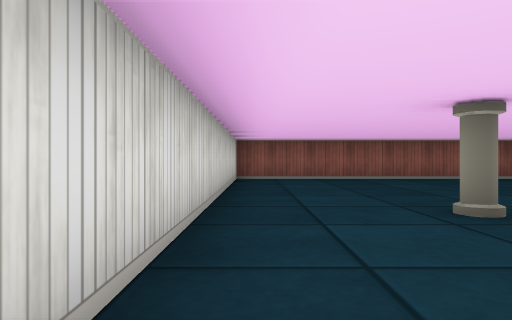
View 1 (above)

24 first-person views from a walk through a cub3D ray-caster map. The camera is about half as high as the walls, looks level and sees 75° across. The floor is counted in squares. Each view is taken from the middle of a square. On the plan, view 1 faces up. The plan holds only what a view shows up to about 9 squares ahead; the rest is blank.

View 2
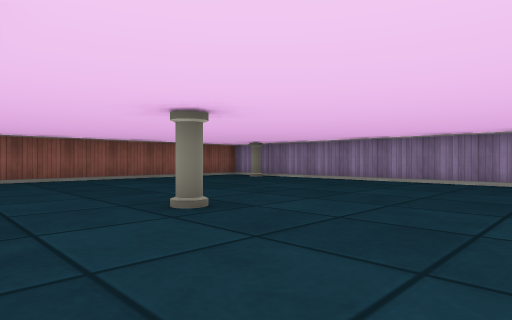

View 3
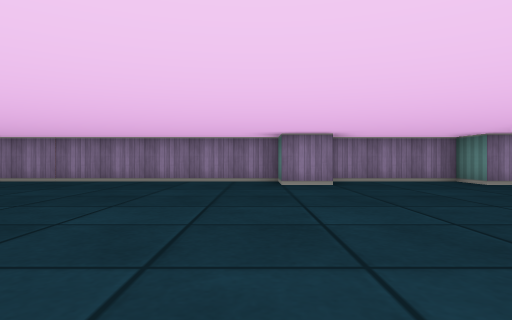

View 4
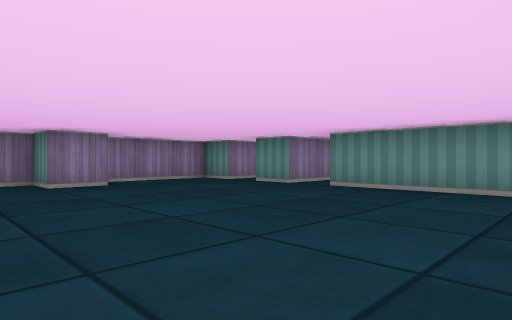

View 5
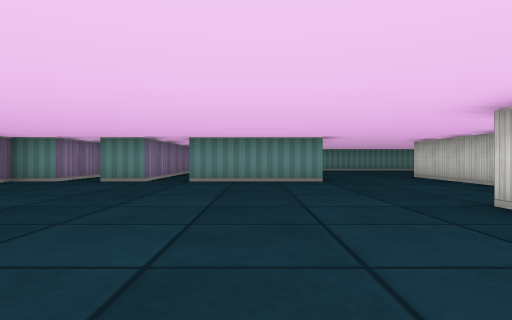

View 6
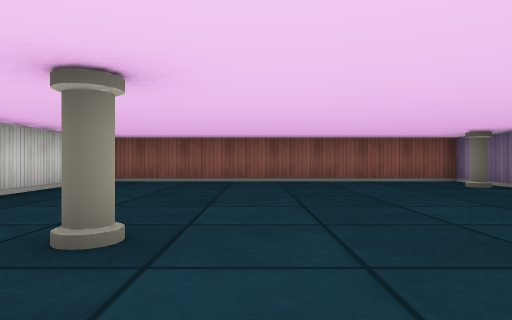

View 7
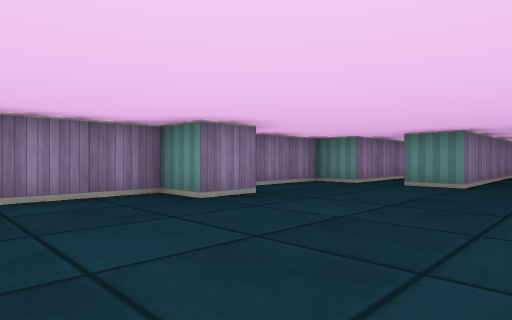

View 8
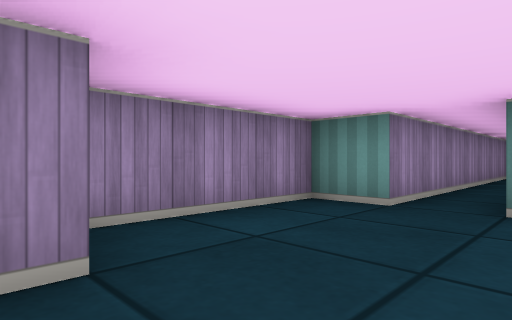

View 9
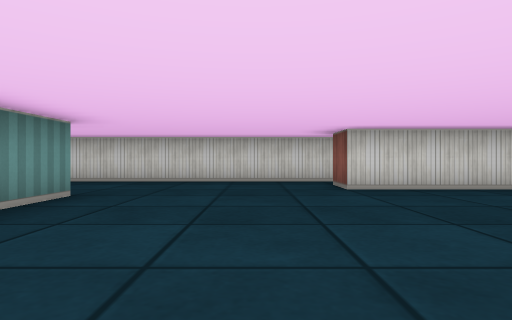

View 10
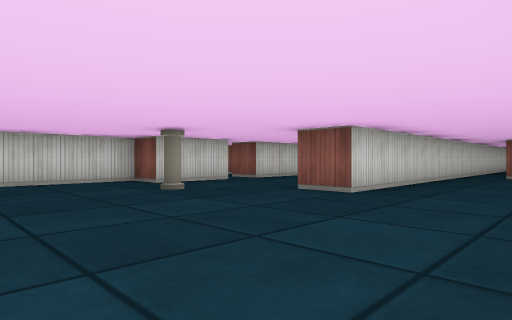

View 11
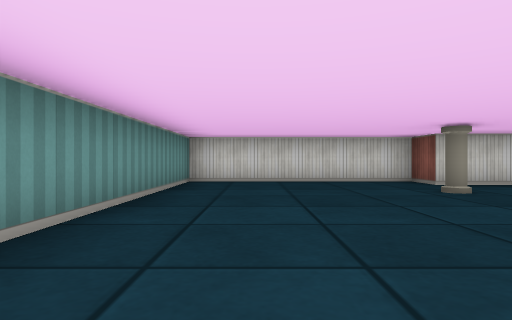

View 12
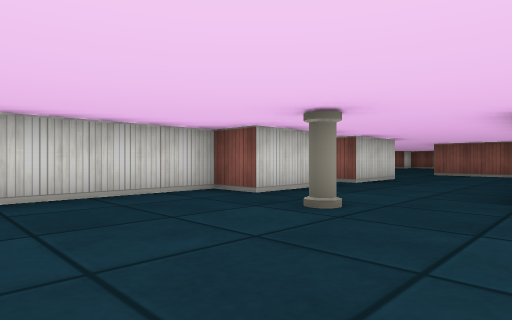

View 13
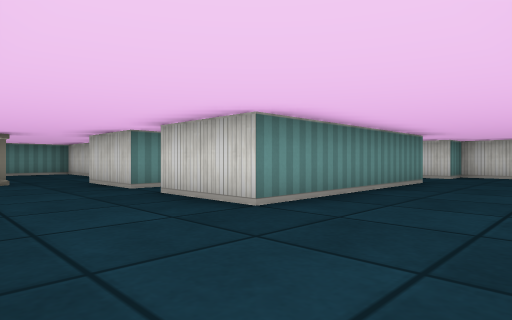

View 14
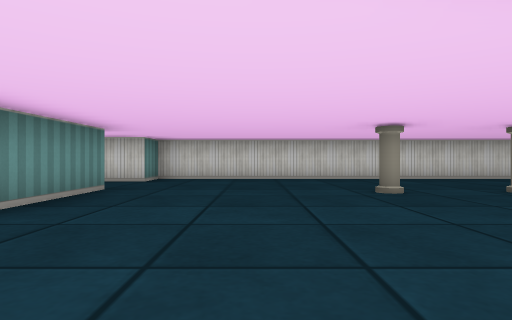

View 15
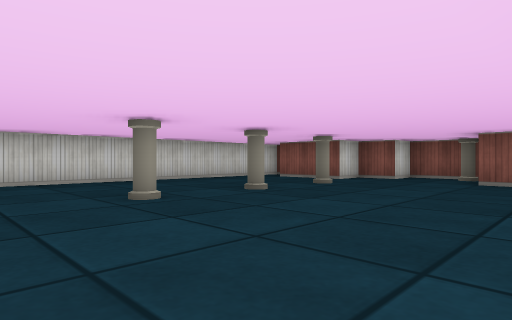

View 16
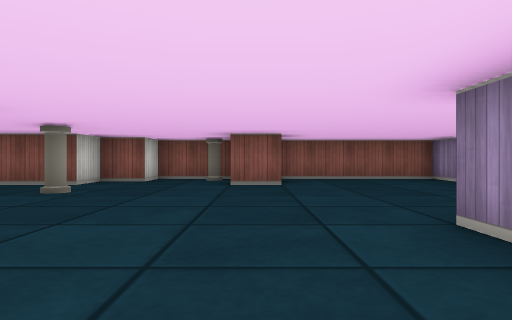

View 17
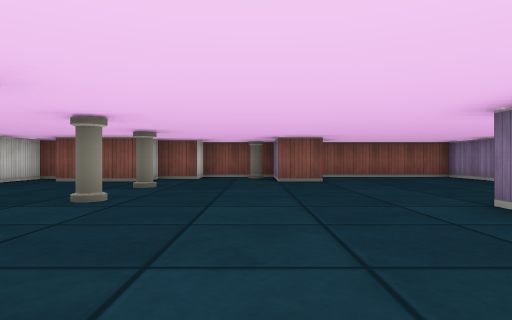

View 18
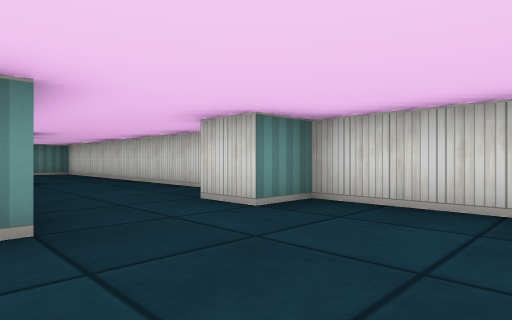

View 19
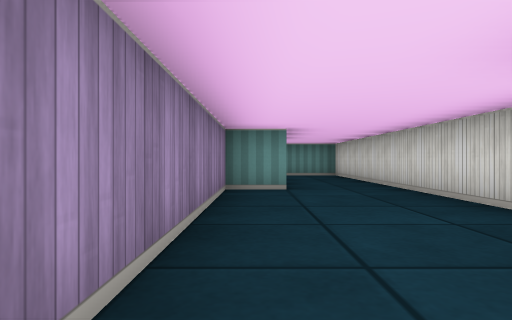

View 20
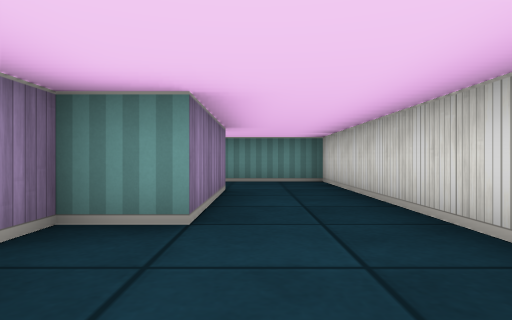

View 21
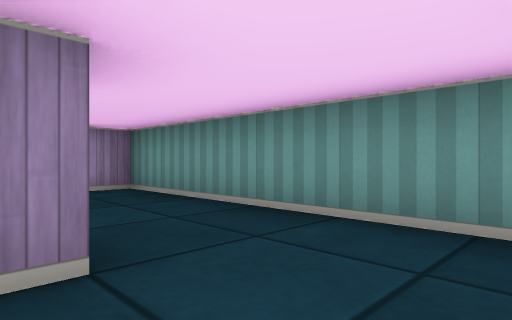

View 22
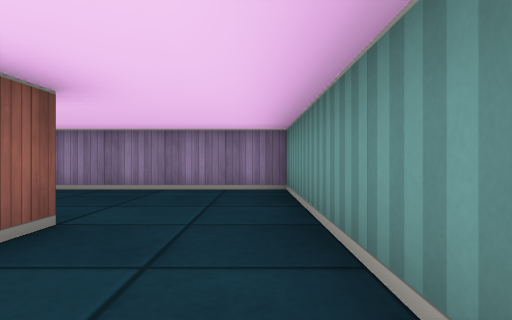

View 23
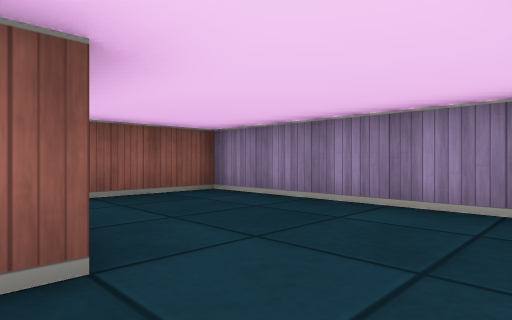

View 24
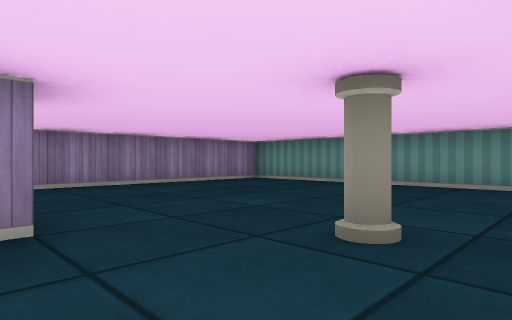

### Floor plan
Key: @ floor where view 1 was taken; # wall or solid block; . floor; P pillar.
Columns run from 15 left of view 1 to 8 right of it. Each row starts with its distance up from view 1.
  9     ######### ##########
  8 #####.P#....# #........#
  7 #.##...#....# #.......P#
  6 #...........  #........#
  5 #...P......   #........#
  4 #..........   #........#
  3 #...P.....    #..P.....#
  2 #........#    #........#
  1 #...P....     #........#
  0 #........     #@.......#
 -1 #...........#.#........#
 -2 #...........#.........##
 -3 #...........#..........#
 -4 ##..#####...#..........#
 -5 #...#   #...#..........#
 -6 #...#   ....#...###.#.##
 -7 #...#   #...#...#  .#.#
 -8 #...#####.......#  .#.#
 -9 #..##..#..P.....#  .#.#
-10 #..#...#........#   #.#
-11 #..#...#........#    .#
-12 #......#........#     #
-13 #......#........#     #
-14 #################

Positions as (right, up) in squares from view 1, and headings:
1: (0, 0), facing up
2: (0, 0), facing up-right
3: (0, -1), facing right
4: (0, 0), facing down-right
5: (2, 2), facing down
6: (3, 1), facing up
7: (3, 1), facing down-right
8: (5, -2), facing down-right
9: (5, -3), facing left
10: (0, -12), facing up-left
11: (0, -12), facing left
12: (-3, -12), facing up-left
13: (-4, -1), facing down-left
14: (-6, -1), facing left
15: (-7, -1), facing up-left
16: (-8, 0), facing up
17: (-9, -1), facing up
18: (-11, -1), facing down-left
19: (-12, -3), facing down
20: (-13, -6), facing down
21: (-14, -11), facing down-right
22: (-14, -13), facing right
23: (-12, -13), facing up-right
24: (-6, -7), facing down-right
